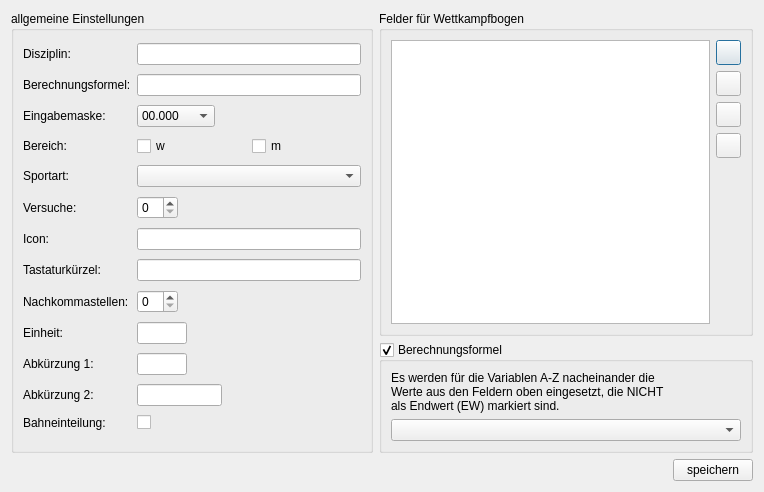
<?xml version="1.0" encoding="UTF-8"?>
<ui version="4.0">
 <class>DisciplineDialog</class>
 <widget class="QDialog" name="DisciplineDialog">
  <property name="geometry">
   <rect>
    <x>0</x>
    <y>0</y>
    <width>764</width>
    <height>492</height>
   </rect>
  </property>
  <property name="sizePolicy">
   <sizepolicy hsizetype="Fixed" vsizetype="Fixed">
    <horstretch>0</horstretch>
    <verstretch>0</verstretch>
   </sizepolicy>
  </property>
  <property name="windowTitle">
   <string>Turnfix - Disziplindaten</string>
  </property>
  <property name="windowIcon">
   <iconset resource="../resources/TurnFix.qrc">
    <normaloff>:/appicons/icon.png</normaloff>:/appicons/icon.png</iconset>
  </property>
  <layout class="QGridLayout" name="gridLayout">
   <item row="0" column="0" rowspan="2">
    <widget class="QGroupBox" name="groupBox">
     <property name="title">
      <string>allgemeine Einstellungen</string>
     </property>
     <layout class="QGridLayout" name="gridLayout_2">
      <item row="0" column="0">
       <widget class="QLabel" name="label">
        <property name="text">
         <string>Disziplin:</string>
        </property>
       </widget>
      </item>
      <item row="1" column="0">
       <widget class="QLabel" name="label_2">
        <property name="text">
         <string>Berechnungsformel:</string>
        </property>
       </widget>
      </item>
      <item row="2" column="0">
       <widget class="QLabel" name="label_3">
        <property name="text">
         <string>Eingabemaske:</string>
        </property>
       </widget>
      </item>
      <item row="3" column="0">
       <widget class="QLabel" name="label_4">
        <property name="text">
         <string>Bereich:</string>
        </property>
       </widget>
      </item>
      <item row="4" column="0">
       <widget class="QLabel" name="label_5">
        <property name="text">
         <string>Sportart:</string>
        </property>
       </widget>
      </item>
      <item row="5" column="0">
       <widget class="QLabel" name="label_6">
        <property name="text">
         <string>Versuche:</string>
        </property>
       </widget>
      </item>
      <item row="6" column="0">
       <widget class="QLabel" name="label_7">
        <property name="text">
         <string>Icon:</string>
        </property>
       </widget>
      </item>
      <item row="7" column="0">
       <widget class="QLabel" name="label_8">
        <property name="text">
         <string>Tastaturkürzel:</string>
        </property>
       </widget>
      </item>
      <item row="8" column="0">
       <widget class="QLabel" name="label_9">
        <property name="text">
         <string>Nachkommastellen:</string>
        </property>
       </widget>
      </item>
      <item row="9" column="0">
       <widget class="QLabel" name="label_10">
        <property name="text">
         <string>Einheit:</string>
        </property>
       </widget>
      </item>
      <item row="10" column="0">
       <widget class="QLabel" name="label_11">
        <property name="text">
         <string>Abkürzung 1:</string>
        </property>
       </widget>
      </item>
      <item row="12" column="0">
       <widget class="QLabel" name="label_12">
        <property name="text">
         <string>Abkürzung 2:</string>
        </property>
       </widget>
      </item>
      <item row="13" column="0">
       <widget class="QLabel" name="label_13">
        <property name="text">
         <string>Bahneinteilung:</string>
        </property>
       </widget>
      </item>
      <item row="0" column="1" colspan="2">
       <widget class="QLineEdit" name="txt_name"/>
      </item>
      <item row="2" column="1" colspan="2">
       <widget class="QComboBox" name="cmb_mask">
        <property name="sizePolicy">
         <sizepolicy hsizetype="Fixed" vsizetype="Fixed">
          <horstretch>0</horstretch>
          <verstretch>0</verstretch>
         </sizepolicy>
        </property>
        <item>
         <property name="text">
          <string>00.000</string>
         </property>
        </item>
        <item>
         <property name="text">
          <string>00.00</string>
         </property>
        </item>
        <item>
         <property name="text">
          <string>0.00</string>
         </property>
        </item>
        <item>
         <property name="text">
          <string>00:00.00</string>
         </property>
        </item>
        <item>
         <property name="text">
          <string>000</string>
         </property>
        </item>
       </widget>
      </item>
      <item row="4" column="1" colspan="2">
       <widget class="QComboBox" name="cmb_sport"/>
      </item>
      <item row="5" column="1" colspan="2">
       <widget class="QSpinBox" name="sbx_try">
        <property name="sizePolicy">
         <sizepolicy hsizetype="Fixed" vsizetype="Fixed">
          <horstretch>0</horstretch>
          <verstretch>0</verstretch>
         </sizepolicy>
        </property>
       </widget>
      </item>
      <item row="6" column="1" colspan="2">
       <widget class="QLineEdit" name="txt_icon"/>
      </item>
      <item row="7" column="1" colspan="2">
       <widget class="QLineEdit" name="txt_shortcut">
        <property name="readOnly">
         <bool>true</bool>
        </property>
       </widget>
      </item>
      <item row="8" column="1">
       <widget class="QSpinBox" name="sbx_comma">
        <property name="sizePolicy">
         <sizepolicy hsizetype="Fixed" vsizetype="Fixed">
          <horstretch>0</horstretch>
          <verstretch>0</verstretch>
         </sizepolicy>
        </property>
       </widget>
      </item>
      <item row="9" column="1">
       <widget class="QLineEdit" name="txt_unit">
        <property name="sizePolicy">
         <sizepolicy hsizetype="Fixed" vsizetype="Fixed">
          <horstretch>0</horstretch>
          <verstretch>0</verstretch>
         </sizepolicy>
        </property>
        <property name="minimumSize">
         <size>
          <width>50</width>
          <height>0</height>
         </size>
        </property>
        <property name="maximumSize">
         <size>
          <width>50</width>
          <height>16777215</height>
         </size>
        </property>
       </widget>
      </item>
      <item row="10" column="1">
       <widget class="QLineEdit" name="txt_short1">
        <property name="sizePolicy">
         <sizepolicy hsizetype="Fixed" vsizetype="Fixed">
          <horstretch>0</horstretch>
          <verstretch>0</verstretch>
         </sizepolicy>
        </property>
        <property name="minimumSize">
         <size>
          <width>50</width>
          <height>0</height>
         </size>
        </property>
        <property name="maximumSize">
         <size>
          <width>50</width>
          <height>16777215</height>
         </size>
        </property>
        <property name="maxLength">
         <number>6</number>
        </property>
       </widget>
      </item>
      <item row="12" column="1">
       <widget class="QLineEdit" name="txt_short2">
        <property name="sizePolicy">
         <sizepolicy hsizetype="Fixed" vsizetype="Fixed">
          <horstretch>0</horstretch>
          <verstretch>0</verstretch>
         </sizepolicy>
        </property>
        <property name="minimumSize">
         <size>
          <width>85</width>
          <height>0</height>
         </size>
        </property>
        <property name="maximumSize">
         <size>
          <width>85</width>
          <height>16777215</height>
         </size>
        </property>
        <property name="maxLength">
         <number>20</number>
        </property>
       </widget>
      </item>
      <item row="13" column="1">
       <widget class="QCheckBox" name="chk_run">
        <property name="text">
         <string/>
        </property>
       </widget>
      </item>
      <item row="1" column="1" colspan="2">
       <widget class="QLineEdit" name="txt_formula"/>
      </item>
      <item row="3" column="1">
       <widget class="QCheckBox" name="chk_w">
        <property name="sizePolicy">
         <sizepolicy hsizetype="Expanding" vsizetype="Fixed">
          <horstretch>0</horstretch>
          <verstretch>0</verstretch>
         </sizepolicy>
        </property>
        <property name="text">
         <string>w</string>
        </property>
       </widget>
      </item>
      <item row="3" column="2">
       <widget class="QCheckBox" name="chk_m">
        <property name="sizePolicy">
         <sizepolicy hsizetype="Expanding" vsizetype="Fixed">
          <horstretch>0</horstretch>
          <verstretch>0</verstretch>
         </sizepolicy>
        </property>
        <property name="text">
         <string>m</string>
        </property>
       </widget>
      </item>
     </layout>
    </widget>
   </item>
   <item row="0" column="1">
    <widget class="QGroupBox" name="groupBox_2">
     <property name="title">
      <string>Felder für Wettkampfbogen</string>
     </property>
     <layout class="QGridLayout" name="gridLayout_3">
      <item row="0" column="0" rowspan="5">
       <widget class="QTableView" name="tbl_fields">
        <property name="alternatingRowColors">
         <bool>true</bool>
        </property>
        <property name="selectionMode">
         <enum>QAbstractItemView::SingleSelection</enum>
        </property>
        <property name="selectionBehavior">
         <enum>QAbstractItemView::SelectRows</enum>
        </property>
        <attribute name="horizontalHeaderVisible">
         <bool>true</bool>
        </attribute>
        <attribute name="horizontalHeaderHighlightSections">
         <bool>false</bool>
        </attribute>
        <attribute name="verticalHeaderVisible">
         <bool>false</bool>
        </attribute>
        <attribute name="verticalHeaderDefaultSectionSize">
         <number>20</number>
        </attribute>
       </widget>
      </item>
      <item row="0" column="1">
       <widget class="QPushButton" name="but_up">
        <property name="sizePolicy">
         <sizepolicy hsizetype="Fixed" vsizetype="Fixed">
          <horstretch>0</horstretch>
          <verstretch>0</verstretch>
         </sizepolicy>
        </property>
        <property name="minimumSize">
         <size>
          <width>25</width>
          <height>25</height>
         </size>
        </property>
        <property name="maximumSize">
         <size>
          <width>25</width>
          <height>25</height>
         </size>
        </property>
        <property name="text">
         <string/>
        </property>
        <property name="icon">
         <iconset resource="../resources/TurnFix.qrc">
          <normaloff>:/appicons/up.png</normaloff>:/appicons/up.png</iconset>
        </property>
        <property name="iconSize">
         <size>
          <width>15</width>
          <height>15</height>
         </size>
        </property>
       </widget>
      </item>
      <item row="1" column="1">
       <widget class="QPushButton" name="but_down">
        <property name="sizePolicy">
         <sizepolicy hsizetype="Fixed" vsizetype="Fixed">
          <horstretch>0</horstretch>
          <verstretch>0</verstretch>
         </sizepolicy>
        </property>
        <property name="minimumSize">
         <size>
          <width>25</width>
          <height>25</height>
         </size>
        </property>
        <property name="maximumSize">
         <size>
          <width>25</width>
          <height>25</height>
         </size>
        </property>
        <property name="text">
         <string/>
        </property>
        <property name="icon">
         <iconset resource="../resources/TurnFix.qrc">
          <normaloff>:/appicons/down.png</normaloff>:/appicons/down.png</iconset>
        </property>
        <property name="iconSize">
         <size>
          <width>15</width>
          <height>15</height>
         </size>
        </property>
       </widget>
      </item>
      <item row="4" column="1">
       <spacer name="verticalSpacer">
        <property name="orientation">
         <enum>Qt::Vertical</enum>
        </property>
        <property name="sizeHint" stdset="0">
         <size>
          <width>20</width>
          <height>40</height>
         </size>
        </property>
       </spacer>
      </item>
      <item row="2" column="1">
       <widget class="QPushButton" name="but_add">
        <property name="sizePolicy">
         <sizepolicy hsizetype="Fixed" vsizetype="Fixed">
          <horstretch>0</horstretch>
          <verstretch>0</verstretch>
         </sizepolicy>
        </property>
        <property name="minimumSize">
         <size>
          <width>25</width>
          <height>25</height>
         </size>
        </property>
        <property name="maximumSize">
         <size>
          <width>25</width>
          <height>25</height>
         </size>
        </property>
        <property name="text">
         <string/>
        </property>
        <property name="icon">
         <iconset resource="../resources/TurnFix.qrc">
          <normaloff>:/appicons/plus.png</normaloff>:/appicons/plus.png</iconset>
        </property>
        <property name="iconSize">
         <size>
          <width>15</width>
          <height>15</height>
         </size>
        </property>
       </widget>
      </item>
      <item row="3" column="1">
       <widget class="QPushButton" name="but_del">
        <property name="sizePolicy">
         <sizepolicy hsizetype="Fixed" vsizetype="Fixed">
          <horstretch>0</horstretch>
          <verstretch>0</verstretch>
         </sizepolicy>
        </property>
        <property name="minimumSize">
         <size>
          <width>25</width>
          <height>25</height>
         </size>
        </property>
        <property name="maximumSize">
         <size>
          <width>25</width>
          <height>25</height>
         </size>
        </property>
        <property name="text">
         <string/>
        </property>
        <property name="icon">
         <iconset resource="../resources/TurnFix.qrc">
          <normaloff>:/appicons/minus.png</normaloff>:/appicons/minus.png</iconset>
        </property>
        <property name="iconSize">
         <size>
          <width>15</width>
          <height>15</height>
         </size>
        </property>
       </widget>
      </item>
     </layout>
    </widget>
   </item>
   <item row="2" column="1">
    <widget class="QPushButton" name="but_save">
     <property name="sizePolicy">
      <sizepolicy hsizetype="Fixed" vsizetype="Fixed">
       <horstretch>0</horstretch>
       <verstretch>0</verstretch>
      </sizepolicy>
     </property>
     <property name="layoutDirection">
      <enum>Qt::RightToLeft</enum>
     </property>
     <property name="text">
      <string>speichern</string>
     </property>
    </widget>
   </item>
   <item row="1" column="1">
    <widget class="QGroupBox" name="gbx_berechnen">
     <property name="title">
      <string>Berechnungsformel</string>
     </property>
     <property name="checkable">
      <bool>true</bool>
     </property>
     <layout class="QGridLayout" name="gridLayout_4">
      <item row="1" column="0">
       <widget class="QComboBox" name="cmb_formel">
        <property name="sizePolicy">
         <sizepolicy hsizetype="Fixed" vsizetype="Fixed">
          <horstretch>0</horstretch>
          <verstretch>0</verstretch>
         </sizepolicy>
        </property>
        <property name="minimumSize">
         <size>
          <width>350</width>
          <height>0</height>
         </size>
        </property>
        <property name="maximumSize">
         <size>
          <width>350</width>
          <height>16777215</height>
         </size>
        </property>
       </widget>
      </item>
      <item row="0" column="0">
       <widget class="QLabel" name="label_14">
        <property name="text">
         <string>Es werden für die Variablen A-Z nacheinander die
Werte aus den Feldern oben eingesetzt, die NICHT
als Endwert (EW) markiert sind.</string>
        </property>
       </widget>
      </item>
     </layout>
    </widget>
   </item>
  </layout>
 </widget>
 <resources>
  <include location="../resources/TurnFix.qrc"/>
 </resources>
 <connections/>
</ui>
